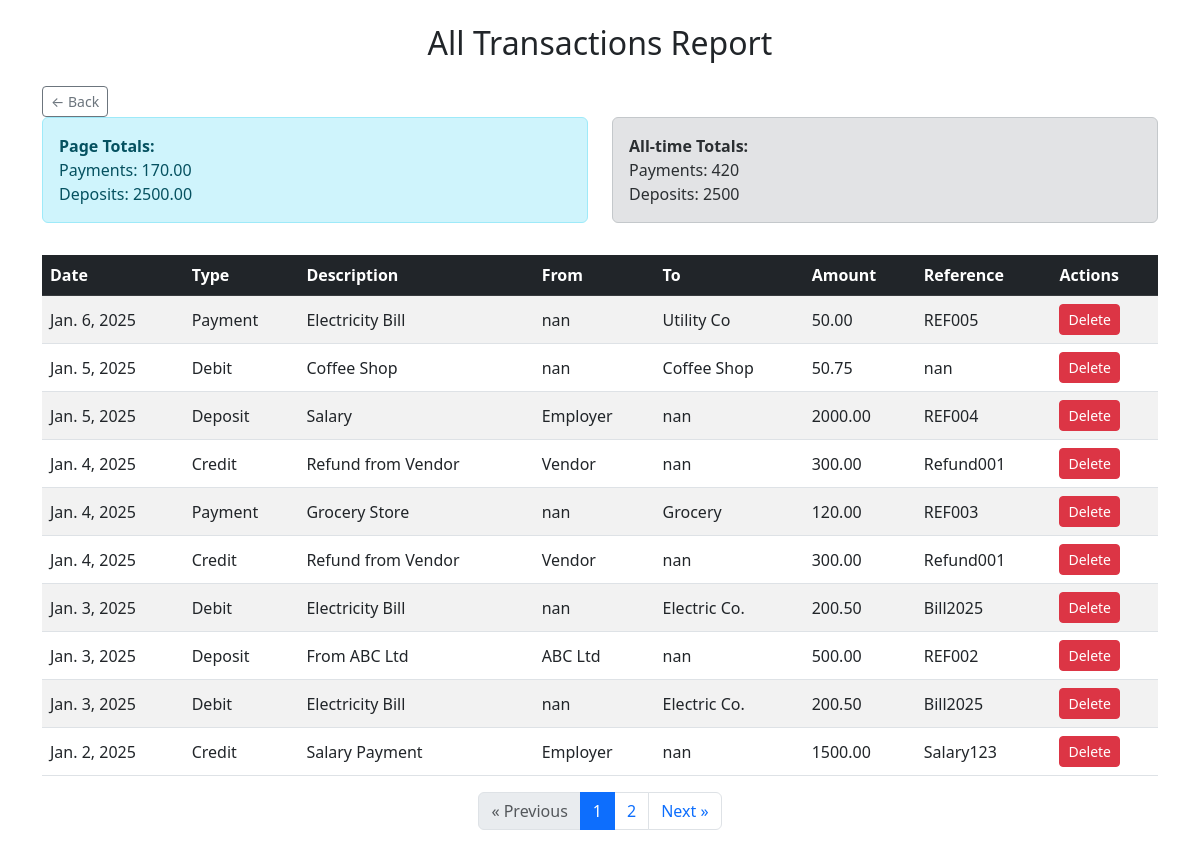
The page /transactions/transactions/report/ on the database its author committed.
### bank_recon/models.py (models this page shows, shortened)
class Transaction(models.Model):
    TRANSACTION_TYPES = [
        ('payment', 'Payment'),
        ('deposit', 'Deposit'),
    ]
    type = models.CharField(max_length=50, blank=True, null=True)  # e.g., 'salary', 'purchase'
    date = models.DateField()
    transaction_type = models.CharField(max_length=10, choices=TRANSACTION_TYPES)
    reference = models.CharField(max_length=100)
    description = models.TextField()
    amount = models.DecimalField(max_digits=12, decimal_places=2)
    from_person = models.CharField(max_length=100, blank=True, null=True)
    to_person = models.CharField(max_length=100, blank=True, null=True)
    uploaded_at = models.DateTimeField(auto_now_add=True)

### bank_recon/views.py (the view)
# urls.py: path('transactions/report/', views.all_transactions_report, name='all_transactions_report'),
def all_transactions_report(request):
    queryset = Transaction.objects.all().order_by('-date')
    paginator = Paginator(queryset, 10)
    page_number = request.GET.get('page')
    page_obj = paginator.get_page(page_number)
    total_payments = queryset.filter(transaction_type='payment').aggregate(Sum('amount'))['amount__sum'] or 0
    total_deposits = queryset.filter(transaction_type='deposit').aggregate(Sum('amount'))['amount__sum'] or 0
    page_payments_total = sum(t.amount for t in page_obj if t.transaction_type == 'payment')
    page_deposits_total = sum(t.amount for t in page_obj if t.transaction_type == 'deposit')
    return render(request, 'bank_recon/transactions.html', {
        'page_obj': page_obj,
        'total_payments': total_payments,
        'total_deposits': total_deposits,
        'page_payments_total': page_payments_total,
        'page_deposits_total': page_deposits_total,
        'title': 'All Transactions Report',
    })

### bank_recon/templates/bank_recon/transactions.html (shortened to what this page needs)
{% load static %}
<!DOCTYPE html>
<html lang="en">
<head>
    <link href="https://cdn.jsdelivr.net/npm/bootstrap@5.3.0/dist/css/bootstrap.min.css" rel="stylesheet" />
</head>
<body>
<div class="container my-4">
    <h2 class="mb-4 text-center">{% if title %}{{ title }}{% else %}All Transactions{% endif %}</h2>
    <a href="{% url 'dashboard' %}" class="btn btn-outline-secondary btn-sm">← Back</a>
    <div class="row mb-3">
        <div class="col-md-6">
            <div class="alert alert-info">
                <strong>Page Totals:</strong><br />
                Payments: {{ page_payments_total|default:"0" }}<br />
                Deposits: {{ page_deposits_total|default:"0" }}
            </div>
        </div>
        <div class="col-md-6">
            <div class="alert alert-secondary">
                <strong>All-time Totals:</strong><br />
                Payments: {{ total_payments|default:"0" }}<br />
                Deposits: {{ total_deposits|default:"0" }}
            </div>
        </div>
    </div>
    <div class="table-responsive">
        <table class="table table-striped table-hover align-middle">
            <thead class="table-dark">
                <tr>
                    <th>Date</th>
                    <th>Type</th>
                    <th>Description</th>
                    <th>From</th>
                    <th>To</th>
                    <th>Amount</th>
                    <th>Reference</th>
                    <th>Actions</th>
                </tr>
            </thead>
            <tbody>
            {% if page_obj %}
                {% for txn in page_obj %}
                    <tr>
                        <td>{{ txn.date }}</td>
                        <td class="text-capitalize">{{ txn.transaction_type }}</td>
                        <td>{{ txn.description|default:"-" }}</td>
                        <td>{{ txn.from_person|default:"-" }}</td>
                        <td>{{ txn.to_person|default:"-" }}</td>
                        <td>{{ txn.amount }}</td>
                        <td>{{ txn.reference|default:"-" }}</td>
                        <td>
                            <a href="{% url 'delete_transaction' txn.pk %}" class="btn btn-sm btn-danger"
                               onclick="return confirm('Are you sure you want to delete this transaction?');">
                               Delete
                            </a>
                        </td>
                    </tr>
                {% endfor %}
            {% else %}
                <tr>
                    <td colspan="8" class="text-center">No transactions found.</td>
                </tr>
            {% endif %}
            </tbody>
        </table>
    </div>
    {% if page_obj.has_other_pages %}
    <nav aria-label="Transaction pagination">
        <ul class="pagination justify-content-center">
            {% if page_obj.has_previous %}
            <li class="page-item">
                <a class="page-link" href="?page={{ page_obj.previous_page_number }}" aria-label="Previous">
                    &laquo; Previous
                </a>
            </li>
            {% else %}
            <li class="page-item disabled"><span class="page-link">&laquo; Previous</span></li>
            {% endif %}
            {% for num in page_obj.paginator.page_range %}
                {% if page_obj.number == num %}
                    <li class="page-item active" aria-current="page">
                        <span class="page-link">{{ num }}</span>
                    </li>
                {% elif num > page_obj.number|add:'-3' and num < page_obj.number|add:'3' %}
                    <li class="page-item"><a class="page-link" href="?page={{ num }}">{{ num }}</a></li>
                {% endif %}
            {% endfor %}
            {% if page_obj.has_next %}
            <li class="page-item">
                <a class="page-link" href="?page={{ page_obj.next_page_number }}" aria-label="Next">
                    Next &raquo;
                </a>
            </li>
            {% else %}
            <li class="page-item disabled"><span class="page-link">Next &raquo;</span></li>
            {% endif %}
        </ul>
    </nav>
    {% endif %}
</div>
</body>
</html>

### rows shown on the page
Transaction: date "Jan. 6, 2025", transaction_type "Payment", description "Electricity Bill", from_person "nan", to_person "Utility Co", amount "50.00", reference "REF005"
Transaction: date "Jan. 5, 2025", transaction_type "Debit", description "Coffee Shop", from_person "nan", to_person "Coffee Shop", amount "50.75", reference "nan"
Transaction: date "Jan. 5, 2025", transaction_type "Deposit", description "Salary", from_person "Employer", to_person "nan", amount "2000.00", reference "REF004"
Transaction: date "Jan. 4, 2025", transaction_type "Credit", description "Refund from Vendor", from_person "Vendor", to_person "nan", amount "300.00", reference "Refund001"
Transaction: date "Jan. 4, 2025", transaction_type "Payment", description "Grocery Store", from_person "nan", to_person "Grocery", amount "120.00", reference "REF003"
Transaction: date "Jan. 4, 2025", transaction_type "Credit", description "Refund from Vendor", from_person "Vendor", to_person "nan", amount "300.00", reference "Refund001"
Transaction: date "Jan. 3, 2025", transaction_type "Debit", description "Electricity Bill", from_person "nan", to_person "Electric Co.", amount "200.50", reference "Bill2025"
Transaction: date "Jan. 3, 2025", transaction_type "Deposit", description "From ABC Ltd", from_person "ABC Ltd", to_person "nan", amount "500.00", reference "REF002"
Transaction: date "Jan. 3, 2025", transaction_type "Debit", description "Electricity Bill", from_person "nan", to_person "Electric Co.", amount "200.50", reference "Bill2025"
Transaction: date "Jan. 2, 2025", transaction_type "Credit", description "Salary Payment", from_person "Employer", to_person "nan", amount "1500.00", reference "Salary123"

### other values the page prints
{{ title }} "All Transactions Report"
{{ page_payments_total|default:"0" }} "170.00"
{{ page_deposits_total|default:"0" }} "2500.00"
{{ total_payments|default:"0" }} "420"
{{ total_deposits|default:"0" }} "2500"
{{ num }} "1"
{{ num }} "2"
